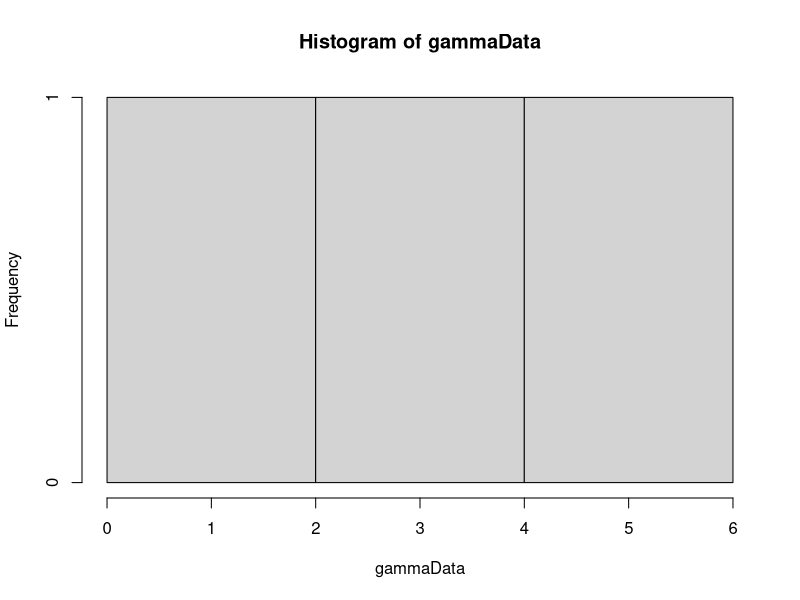

The R script that drew this image: (Note: this script raises an error after producing the figure.)
library(MCMCpack)


calcWeight <- function(u, alpha) {
  # Calculates weight for given u and alpha.
  # 
  # Args:
  #   u: A vector.
  #   alpha: A scalar.
  #   
  # Returns:
  #   The weight value. A scalar.
  gammaInv = rep(0, length(u))
  diffGammaInv = rep(0, length(u))
  for(i in 1:length(u)) {
    gammaInv[i] = invGammaCumulative(u[i], alpha)
    diffGammaInv[i] = diffAlphaInvGammaCumulative(u[i], alpha)
  }
  pi = getPiValue()
  weight = pi/((1/length(gammaInv))*(sum(diffGammaInv/gammaInv)) - sum(diffGammaInv)/sum(gammaInv))
  return(weight)
}

getPiValue <- function() {
  # get value of pi function to be used in calculation of weights.
  # 
  # Returns:
  #   A scalar value.
  if (piValue == "constant") {
    return(1)
  } else if (piValue == "jeffrey") {
    # Return jeffrey prior
    return(1)
  } else if (piValue == "betaOption") {
    return(estBeta)
  } else if (piValue == "alphaOption") {
    return(estAlpha[sampleIndex])
  }
}

calcPhi <- function(u, alpha) {
  phiPoint = rep(0, length(u))
  for(i in 1:length(u)) {
    xValue = invGammaCumulative(u[i], alpha)
    phiPoint[i] = getPhiValue(xValue)
  }
  return(sum(phiPoint)/length(u))
}

calcPhiGivenX <- function(x) {
  # Calc phi value for a vector x.
  # 
  # Args:
  #   x: A vector of data.
  #   
  # Returns:
  #  A scalar.
  phiPoint = rep(0, length(x))
  for(i in 1:length(x)) {
    phiPoint[i] = getPhiValue(x[i])
  }
  return(sum(phiPoint)/length(phiPoint))
}

getPhiValue <- function(xValue) {
  return(xValue > probValue)
}

invGammaCumulative <- function(u, alpha) {
  # Finds the inverse of the cumulative gamma.
  # 
  # Args:
  #   u: Scalar value.
  #   alpha: Scalar value.
  #   
  # Returns:
  #   A scalar. The inverse value given u and alpha.
  x = 0
  stepSize = 0.1
  tolerance = 0.00001
  direction = 1
  integralValue = 0
  
  while(abs(integralValue - u) > tolerance){
    x = x + direction*stepSize
    if(x<0) {
      x = 0
      direction = 1
    }
    
    if(method == "integrate") {
      integralv = integrate(gammaDensity, 0, x)
      integralValue = integral$valuev
    } else if(method == "pgamma") {
      integralv = pgamma(x, shape=alpha, scale=1)
      integralValue = integralv
    }
    
    
    # Going left and pass the point
    if ((u > integralValue) && (direction == -1)) {
      stepSize = stepSize/2
      direction = 1
    }
    
    # Going right and pass the point
    if ((u < integralValue) && (direction == 1)) {
      stepSize = stepSize/2
      direction = -1
    }
  }
  return(x)
}

diffAlphaInvGammaCumulative <- function(u, alpha) {
  # Derivative of gamma distribution with respect to alpha.
  # 
  # Args:
  #   u: Scalar between 0 and 1.
  #   alpha: Scalar larger than 0.
  #   
  # Returns:
  #   Scalar value. Derivative at point alpha.
  firstPoint = invGammaCumulative(u,alpha)
  secondPoint = invGammaCumulative(u, alpha + alphaHStep)
  return((secondPoint - firstPoint)/alphaHStep)
}

calcDerivateFunction <- function(u, alphaValue) {
  # Analytically find the derivative of cumulative inverse.
  # 
  # Args:
  #   u: Scalar value between 0 and 1.
  #   alphaValue: Scalar value.
  #   
  # Returns:
  #   A scalar value.
  largeFInv = invGammaCumulative(u, alphaValue)
  integralPart = integrate(integralFunction, 0, largeFInv)
  return((digamma(alphaValue)*u - integralPart$value)*gamma(alphaValue)/((largeFInv^(alphaValue - 1))*exp(-largeFInv)))
}

integralFunction <- function(y) {
  # Function to be integrated.
  return(log(y)*(y^(alphaValue - 1))*exp(-y)/gamma(alphaValue))
}

optimfindAlpha <- function() {
  if((calcValueTau2(u, alphaUpperBound) < s2) || (calcValueTau2(u, alphaLowerBound) > s2)) {
    return(-1)
  }
  return(optim(c(0.1), optimFunction, lower=alphaLowerBound, upper=alphaUpperBound, method="Brent")$par)
}

optimFunction <- function(alpha) {
  return(abs(s2-calcValueTau2(u, alpha)))
}

findAlpha <- function(s2, u) {
  # Function to calculate alpha value
  # 
  # Args:
  #   s2: Scalar value of sufficient statistic
  #   u: A vector
  #   
  # Returns:
  #   A scalar value of alpha.
  
  alphaValue = 0.1
  stepSize = 1
  direction = 1
  tolerance = 0.0001
  tau2Value = 0
  prevTau2Value = 0
  it = 0
  while(abs(s2 - tau2Value) > tolerance) {
    it = it + 1
    alphaValue = alphaValue + direction*stepSize
    if(alphaValue<=0) {
      alphaValue = 0.1
      direction = 1
    }
    prevTau2Value = tau2Value
    tau2Value = calcValueTau2(u, alphaValue)
    if ((s2 > tau2Value) && (direction == -1)) {
      stepSize = stepSize/2
      direction = 1
    }
    
    if ((s2 < tau2Value) && (direction == 1)) {
      stepSize = stepSize/2
      direction = -1
    }
    
    if(isAlphaOutsideValidInterval(alphaValue, direction)) {
      return(-1)
    }  
    if(it==100) {
      return(-1)
    }
    
  }
  
  return(alphaValue)
}

isAlphaOutsideValidInterval <- function(alphaValue, direction) {
  # Function to check if the alphaValue is outside allowed interval.
  # 
  # Args:
  #   alphaValue: A scalar value
  #   direction: A scalar value. Either 1 or -1.
  #   
  # Returns:
  #   Boolean value.
  return((alphaValue < alphaLowerBound && direction == -1) || (alphaValue > alphaUpperBound && direction == 1))
}

findBeta <- function(s1, u, alphaValue) {
  # Calculates beta
  # 
  # Args:
  #   s1: Scalar value.
  #   u: Vector of values between 0 and 1.
  #   alphaValue: Scalar value.
  #   
  # Returns:
  #   A scalar value.
  largeFInv = rep(0, length(u))
  for(i in 1:length(u)) {
    largeFInv[i] = invGammaCumulative(u[i], alphaValue)
  }
  return(s1*length(u)/(sum(largeFInv)))
}

calcValueTau2 <- function(u, alphaValue) {
  largeFInv = rep(0, length(u))
  for(i in 1:length(u)) {
    largeFInv[i] = invGammaCumulative(u[i], alphaValue)
  }
  return(length(u)*((prod(largeFInv))^(1/length(u)))/sum(largeFInv))
}

calcValueTau2Method2 <- function(x) {
  return(length(x)*((prod(x))^(1/length(x)))/sum(x))
}

alpha = 2
beta = 2
hStep = 0.01
alphaHStep = 0.01
method = "pgamma"
NUM_SAMPLES = 10000
NUM_POINTS = 3
alphaUpperBound = 20
alphaLowerBound = 0.05
# Pi is used in calculation of weights
# Options are:
#   "constant"
#   "betaOption"
#   "jeffrey"
#   "alphaOption"
piValue = "constant"

# Generate data
gammaData = rgamma(NUM_POINTS, shape=alpha, scale = beta)
hist(gammaData)
# Calculation of statistics
s1 = sum(gammaData)/NUM_POINTS
s2 = NUM_POINTS*((prod(gammaData))^(1/NUM_POINTS))/sum(gammaData)
# w statistic obs
wObs = calcPhiGivenX(gammaData)

# Generation of samples
phi = rep(0, NUM_SAMPLES)
# Phi is the prob that X>probValue
probValue = 1
weightsW = rep(0, NUM_SAMPLES)
sampleIndex = 1
iterationNumber = 0
estAlpha = rep(0, NUM_SAMPLES)
estBeta = 0
while(sampleIndex <= NUM_SAMPLES) {
  u = runif(NUM_POINTS)
  estAlpha[sampleIndex] = optimfindAlpha()
  if(estAlpha[sampleIndex] != -1) {
    estBeta = findBeta(s1, u, estAlpha[sampleIndex])
    weightsW[sampleIndex] = abs(calcWeight(u, estAlpha[sampleIndex]))
    phi[sampleIndex] = calcPhi(u, estAlpha[sampleIndex])
    sampleIndex = sampleIndex + 1
    print(sampleIndex)
  }
  #print(iterationNumber)
  iterationNumber = iterationNumber + 1
}
alphaAcceptance = (sampleIndex-1)/iterationNumber
hist(weightsW, breaks = 300)
expectedPhi = sum(phi*weightsW)/sum(weightsW)
plot(estAlpha, weightsW)
unweightedExpectedPhi = sum(phi)/NUM_SAMPLES
